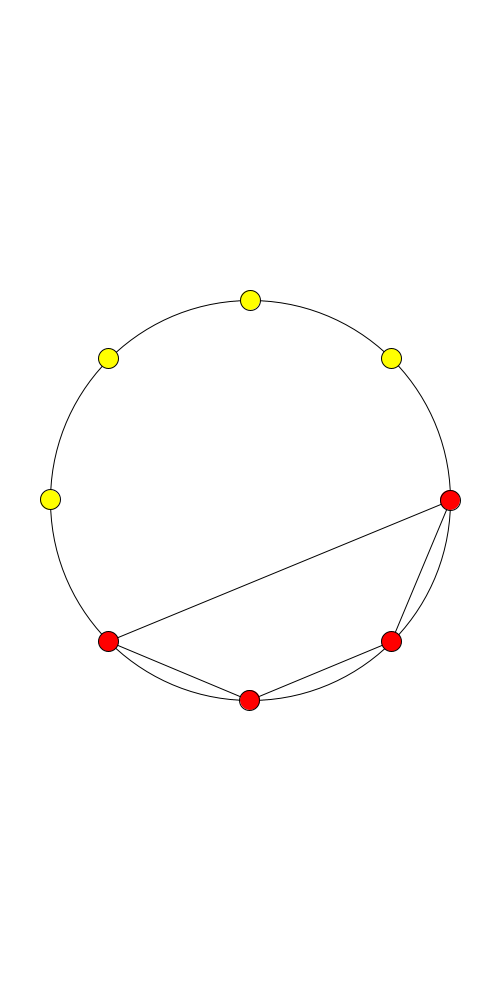
Frame 1 (no input)
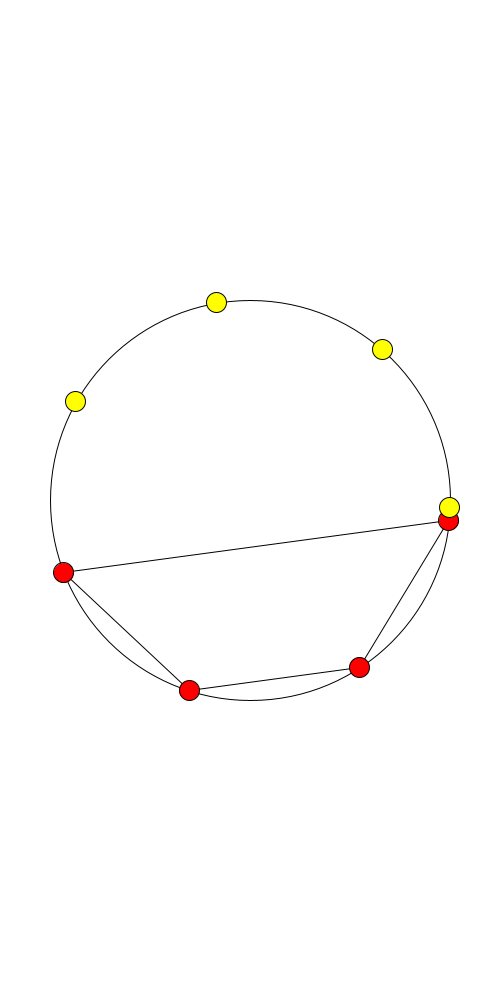
Frame 60 (the mouse pressed at the canvas centre just before this capture)
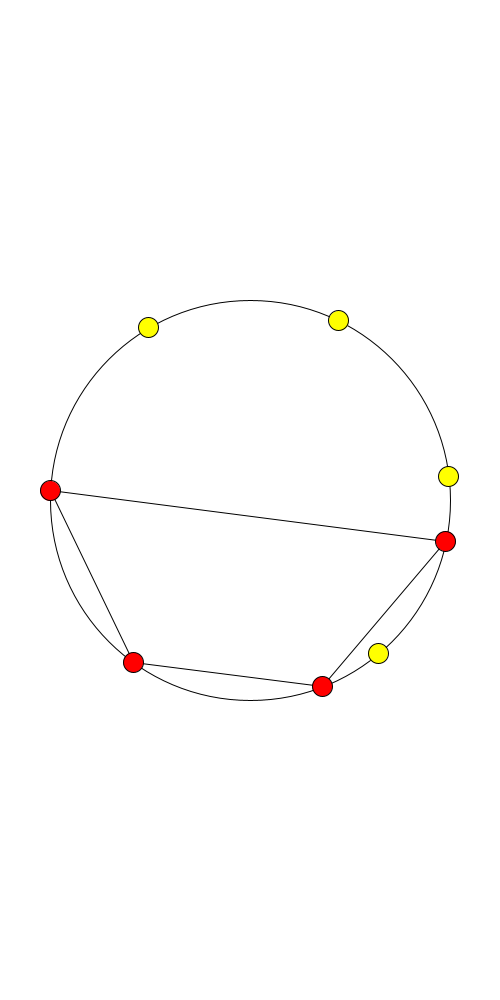
Frame 120 (the mouse held since frame 60 and released just before this capture)

The Processing sketch that drew these frames (run headless with seeded random() and noise(); from frame 60 on, the mouse is pressed at the canvas centre):

// Processing sketch: processing_156223
// ── processing_156223.pde

float theta;
float theta2;
float theta3;
float theta4;
float theta5;
float theta6;
float theta7;
float theta8;
float ang = 0;
float ang2 = 45;
float ang3 = 90;
float ang4 = 135;
float ang5 = 180;
float ang6 = 225;
float ang7 = 270;
float ang8 = 315;



void setup(){
  size(500, 1000);
  smooth();
  background(255);
}

void draw(){
  background(255);
  theta = radians(ang);
  theta2 = radians(ang2);
  theta3 = radians(ang3);
  theta4 = radians(ang4);
  theta5 = radians(ang5);
  theta6 = radians(ang6);
  theta7 = radians(ang7);
  theta8 = radians(ang8);
  fill(255);
  ellipse(250, 500, 400, 400);
  line(250+200*cos(theta), 500+200*sin(theta), 250+200*cos(theta2), 500+200*sin(theta2));
  line(250+200*cos(theta2), 500+200*sin(theta2), 250+200*cos(theta3), 500+200*sin(theta3));
  line(250+200*cos(theta3), 500+200*sin(theta3),250+200*cos(theta4), 500+200*sin(theta4));
  line(250+200*cos(theta), 500+200*sin(theta), 250+200*cos(theta4), 500+200*sin(theta4));
  fill(255, 0, 0);
  ellipse(250+200*cos(theta), 500+200*sin(theta), 20, 20);
  ellipse(250+200*cos(theta2), 500+200*sin(theta2), 20, 20);
  ellipse(250+200*cos(theta3), 500+200*sin(theta3), 20, 20);
  ellipse(250+200*cos(theta4), 500+200*sin(theta4), 20, 20);
  fill(255, 255, 0);
  ellipse(250+200*cos(theta5), 500+200*sin(theta5), 20, 20);
  ellipse(250+200*cos(theta6), 500+200*sin(theta6), 20, 20);
  ellipse(250+200*cos(theta7), 500+200*sin(theta7), 20, 20);
  ellipse(250+200*cos(theta8), 500+200*sin(theta8), 20, 20);
  ang += 0.1;
  ang2 += 0.2;
  ang3 += 0.3;
  ang4 += 0.4;
  ang5 += 0.5;
  ang6 += 0.6;
  ang7 += 0.7;
  ang8 += 0.8;
 
}
  
